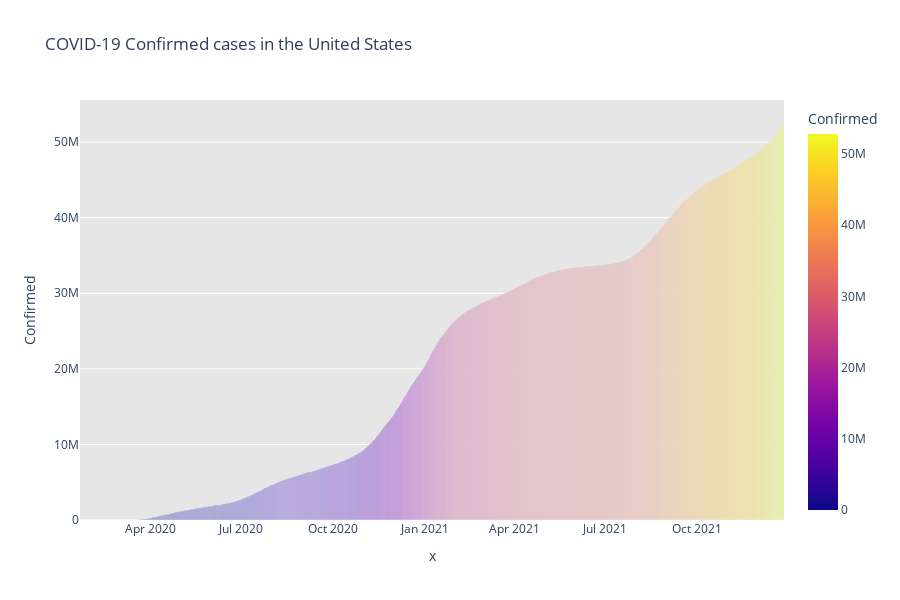

The cell this chart's notebook holds for it:
### Code cell
fig = px.bar(ts_USA, x=ts_USA.index.date, y="Confirmed", color="Confirmed", orientation="v", height=600,
             title="COVID-19 Confirmed cases in the United States", 
             color_discrete_sequence=px.colors.cyclical.IceFire)
fig.update_layout(plot_bgcolor='rgb(230,230,230)')
fig.show()

### Figure 1 — Plotly figure (JSON) as saved in the notebook; plotly's stock layout.template omitted (floating-point values rounded to 4 significant figures; data arrays with more than 128 entries replaced by an {"elided": "..."} marker saying what was removed)
{"data": [{"alignmentgroup": "True", "hovertemplate": "x=%{x}<br>Confirmed=%{marker.color}<extra></extra>", "legendgroup": "", "marker": {"color": {"elided": "706 int values"}, "coloraxis": "coloraxis", "pattern": {"shape": ""}}, "name": "", "offsetgroup": "", "orientation": "v", "showlegend": false, "textposition": "auto", "type": "bar", "x": {"elided": "706 str values"}, "xaxis": "x", "y": {"elided": "706 int values"}, "yaxis": "y"}], "layout": {"barmode": "relative", "coloraxis": {"colorbar": {"title": {"text": "Confirmed"}}, "colorscale": [[0, "#0d0887"], [0.1111, "#46039f"], [0.2222, "#7201a8"], [0.3333, "#9c179e"], [0.4444, "#bd3786"], [0.5556, "#d8576b"], [0.6667, "#ed7953"], [0.7778, "#fb9f3a"], [0.8889, "#fdca26"], [1, "#f0f921"]]}, "height": 600, "legend": {"tracegroupgap": 0}, "plot_bgcolor": "rgb(230,230,230)", "title": {"text": "COVID-19 Confirmed cases in the United States"}, "xaxis": {"anchor": "y", "domain": [0, 1], "title": {"text": "x"}}, "yaxis": {"anchor": "x", "domain": [0, 1], "title": {"text": "Confirmed"}}}}
